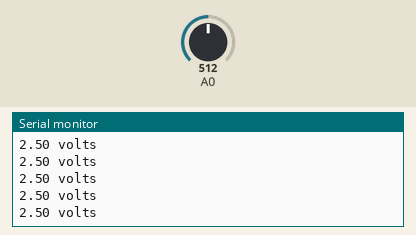
Recording of a sketch running on a simulated Arduino Uno, built with avr-gcc and run on an emulated ATmega328P. On the bench: the last lines printed to the serial monitor. Inputs (shaded band) come from the test bench; at power-on: A0 = 512.

Above: at 1.2 s.
1.3 s: A0 set to 716
At 1.68 s:
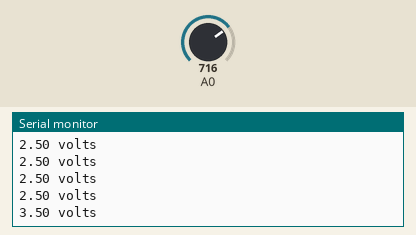
2.8 s: A0 set to 900
At 2.94 s:
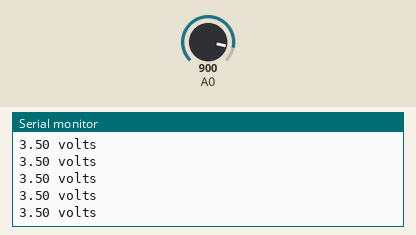
Timing chart, 0 to 5.8 s (numbered marks = the images above; inputs shaded):
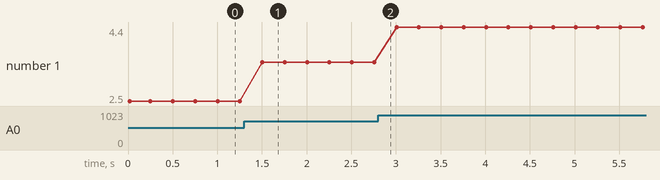

Measured:
- after the input at 1.3 s, the serial monitor: prints a new line after 0.20 s (image 1)
- plotted number 1: 2.5 → 3.5 after the input at 1.3 s, 3.5 → 4.4 after the input at 2.8 s

The sketch:

ReadVoltage.ino
```cpp
void setup() {
  pinMode(A0, INPUT);
  Serial.begin(9600);
  Serial.println("Setup Complete");
}

void loop() {
  int analogValue = analogRead(A0);
  float voltage = analogValue * (5.0 / 1023.0);
  Serial.print(voltage);
  Serial.println(" volts");
  delay(250);
}
```
